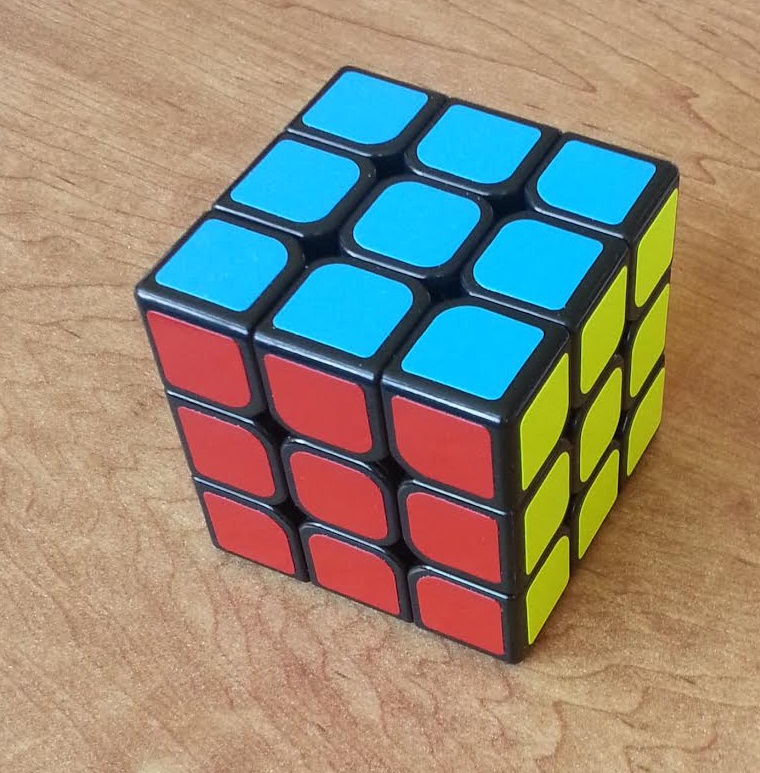
//> input picture sandbox/vanishing_points/cubesmall.jpg, 760 x 773 px
$ ./test   (built with g++ and OpenCV 4)
//> lines starting //> are read from the running program, lines starting //| are printed output that depends on the picture; after the words box and inside, x2 and y2 are one past the last pixel; in counts of white or black regions, pixels touching at a corner belong together
// Ben McMorran, CS 549 HW 5

#include "opencv2/opencv.hpp"
#include <stdio.h>
#include <vector>
#include <cmath>
#include <numeric>

using namespace cv;
using namespace std;

typedef enum {
	DISPLAY_RAW,
	DISPLAY_SOBEL,
	DISPLAY_HOUGH,
	DISPLAY_LINE,
	DISPLAY_COUNT
} DisplayMode;

// Taken from http://stackoverflow.com/questions/7446126/opencv-2d-line-intersection-helper-function/7448287#7448287
bool intersection(Point2f o1, Point2f p1, Point2f o2, Point2f p2, Point2f &r) {
    Point2f x = o2 - o1;
    Point2f d1 = p1 - o1;
    Point2f d2 = p2 - o2;

    float cross = d1.x * d2.y - d1.y * d2.x;
    if (abs(cross) < /*EPS*/1e-8)
        return false;

    double t1 = (x.x * d2.y - x.y * d2.x) / cross;
    r = o1 + d1 * t1;
    return true;
}

vector<Point> simplify(vector<Point> shape, int n) {
	vector<pair<Point, Point>> segments(shape.size());
	for (int i = 0; i < shape.size(); i++) {
		segments[i].first = shape[i];
		segments[i].second = shape[(i + 1) % shape.size()];
	}

	vector<int> indices(segments.size());
	iota(indices.begin(), indices.end(), 0);
	partial_sort(indices.begin(), indices.begin() + n, indices.end(), [&](int a, int b) -> bool {
		return norm(segments[a].first - segments[a].second) > norm(segments[b].first - segments[b].second);
	});
	sort(indices.begin(), indices.begin() + n);

	vector<Point> result(n);
	for (int i = 1; i <= n; i++) {
		pair<Point, Point> &next = segments[indices[i % n]], &prev = segments[indices[(i - 1) % n]];
		Point2f corner;
		intersection(next.first, next.second, prev.first, prev.second, corner);
		result[i % n] = corner;
	}

	return result;
}

Point findCenter(vector<Point> hexagon) {
	vector<Point2f> vanish;
	vector<Point2f> corners;
	Point2f center;

	for (int i = 0; i < 3; i++) {
		Point2f o1 = hexagon[i],
			p1 = hexagon[(i + 1) % 6],
			corner1 = hexagon[(i + 2) % 6],
			o2 = hexagon[(i + 3) % 6],
			p2 = hexagon[(i + 4) % 6],
			corner2 = hexagon[(i + 5) % 6];

		Point2f intr;
		intersection(o1, p1, o2, p2, intr);

		Point2f corner;
		if (norm(intr - corner1) < norm(intr - corner2)) {
			corner = corner1;
		} else {
			corner = corner2;
		}

		vanish.push_back(intr);
		corners.push_back(corner);
	}

	for (int i = 0; i < 3; i++) {
		int next = (i + 1) % 3;

		Point2f centerGuess;
		intersection(vanish[i], corners[i], vanish[next], corners[next], centerGuess);
		center += centerGuess;
	}

	return center / 3;
}

int main(int argc, char *argv[]) {
	namedWindow("Cube", 1);

	Mat raw = imread("cubesmall.jpg");
//> raw is the input picture: 773 rows x 760 cols, CV_8UC3; mean B, G, R 118.7, 136.5, 146.6
	imshow("Cube", raw); waitKey(-1);

	Mat edges;
	cvtColor(raw, edges, CV_BGR2GRAY);
	GaussianBlur(edges, edges, Size(), 1.2);
	Canny(edges, edges, 100, 200);
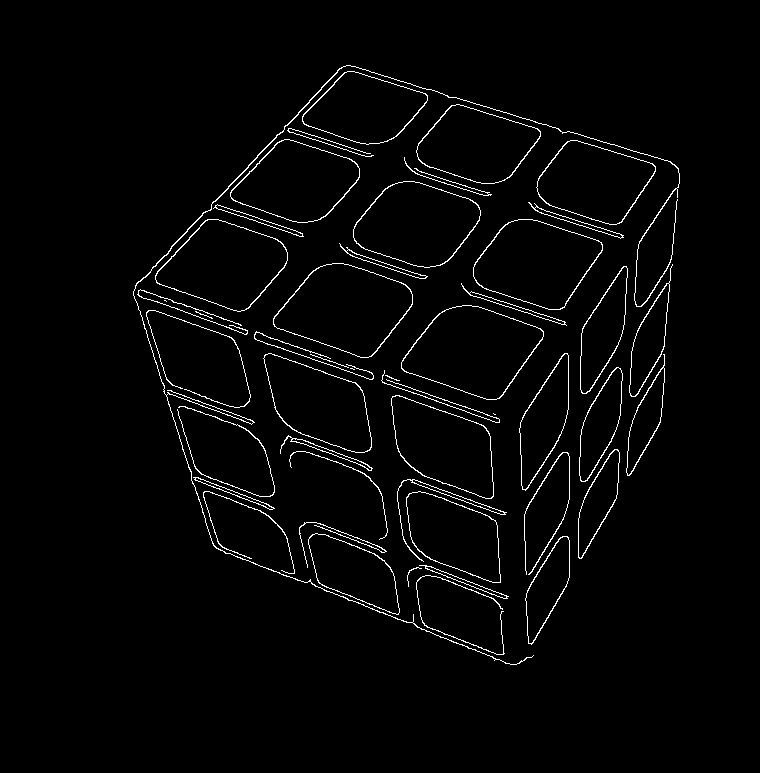
//> edges: 773 rows x 760 cols, CV_8UC1; 2.3% white in thin lines or dots, all inside (x1, y1, x2, y2) = (133, 65, 680, 665)
	imshow("Cube", edges); waitKey(-1);

	vector<Point> edgePoints, hullPoints, approx;
	findNonZero(edges, edgePoints);
//> edgePoints = 13746 Points (x, y), first 12: [346, 65], [347, 65], [348, 65], [349, 65], [350, 65], [343, 66], [344, 66], [345, 66], [351, 66], [352, 66], [353, 66], [354, 66]
	convexHull(edgePoints, hullPoints);
//> hullPoints = contour of 37 points, box (x1, y1, x2, y2) (133, 65, 680, 665), area 228906
	approxPolyDP(hullPoints, approx, 10, true);
//> approx = 7 Points (x, y): [678, 168], [660, 422], [531, 657], [494, 660], [213, 545], [133, 291], [339, 68]
	vector<Point> hex = simplify(approx, 6);
//> in simplify, `vector<pair<Point, Point>> segments(shape.size());`: segments = 7 items
//> the loop in simplify, `for (int i = 0; i < shape.size(); i++)` made 7 passes
//> in simplify, `iota(indices.begin(), indices.end(), 0);`: indices = [0, 1, 2, 3, 4, 5, 6]
//> in simplify, `partial_sort(indices.begin(), indices.begin() + n, indices.end(), [&](..`: indices = [6, 3, 5, 1, 4, 0, 2]
//> in simplify, `sort(indices.begin(), indices.begin() + n);`: indices = [0, 1, 3, 4, 5, 6, 2]
//> the loop in simplify, `for (int i = 1; i <= n; i++)` made 6 passes
//> (x in intersection, d1 in intersection, d2 in intersection, cross in intersection, t1 in intersection, corner) on passes 1 to 6: (Point(18, -254), Point(-129, 235), Point(-18, 254), -28536, 0, Point(660, 422)), (Point(166, -238), Point(-281, -115), Point(-129, 235), -80870, -0.103, Point(522.9, 671.8)), (Point(281, 115), Point(-80, -254), Point(-281, -115), -62174, 0, Point(213, 545)), (Point(80, 254), Point(206, -223), Point(-80, -254), -70164, 0, Point(133, 291)), (Point(-206, 223), Point(339, 100), Point(206, -223), -96197, 0, Point(339, 68)), (Point(-339, -100), Point(-18, 254), Point(339, 100), -87906, 0, Point(678, 168))
//> hex = 6 Points (x, y): [678, 168], [660, 422], [523, 672], [213, 545], [133, 291], [339, 68]

	Mat vanish = raw.clone();
	for (int i = 0; i < 6; i++) {
		line(vanish, hex[i], hex[(i + 1) % 6], Scalar(0, 0, 255), 2, LINE_AA);
	}
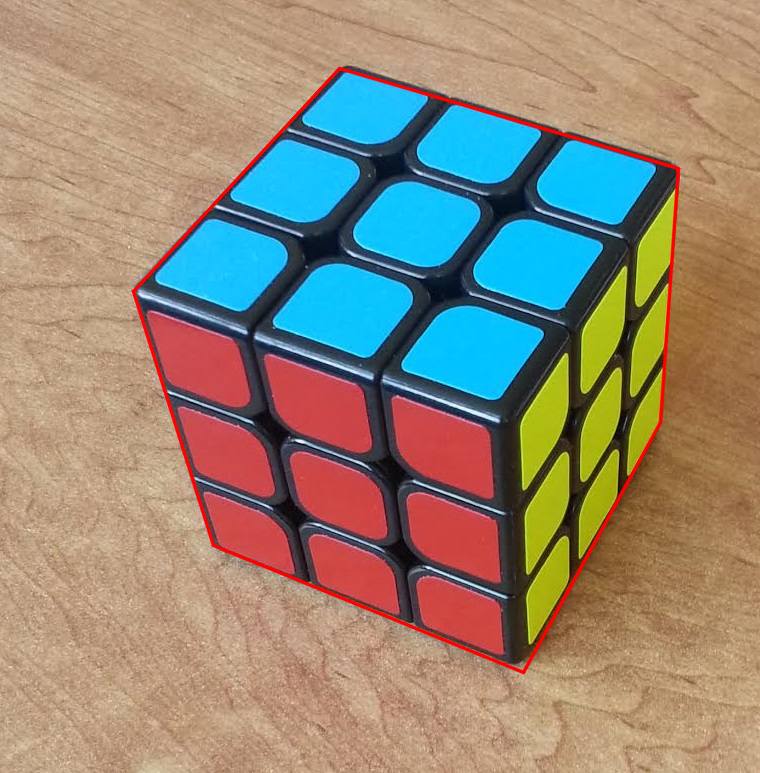
//> vanish: 773 rows x 760 cols, CV_8UC3; 1.44% of pixels changed, all inside (x1, y1, x2, y2) = (131, 66, 681, 675)
	imshow("Cube", vanish); waitKey(-1);

	Point centf = findCenter(hex);
//> the loop in findCenter, `for (int i = 0; i < 3; i++)` made 3 passes
//> (o1, p1, o2, p2, corner2, x in intersection, d1 in intersection, d2 in intersection) on passes 1, 3: (Point(678, 168), Point(660, 422), Point(213, 545), Point(133, 291), Point(339, 68), Point(-465, 377), Point(-18, 254), Point(-80, -254)), (Point(523, 672), Point(213, 545), Point(339, 68), Point(678, 168), Point(660, 422), Point(-184, -604), Point(-310, -127), Point(339, 100))
//> (o1, p1, corner1, o2, p2, x in intersection, d1 in intersection, d2 in intersection) on pass 2: (Point(660, 422), Point(523, 672), Point(213, 545), Point(133, 291), Point(339, 68), Point(-527, -131), Point(-137, 250), Point(206, -223))
//> the loop in findCenter, `for (int i = 0; i < 3; i++)` made 3 passes
//> (x in intersection, d1 in intersection, d2 in intersection, cross in intersection, t1 in intersection, centerGuess, center) on passes 2 to 3: (Point(-5875.1, 10.91), Point(-927, 1470.5), Point(4403, 1582.6), -7941808.5, 1.18, Point(514.1, 428), Point(1025.7, 859.9)), (Point(4840.8, 2972.6), Point(4403, 1582.6), Point(-47.78, -1009), -4366854.5, 1.09, Point(511.4, 427), Point(1537.1, 1286.9))
//> (x in intersection, d1 in intersection, d2 in intersection, cross in intersection, t1 in intersection, center) on pass 1: (Point(1034.2, -2983.5), Point(-47.78, -1009), Point(-927, 1470.5), -1005601.1, 1.24, Point(511.6, 431.9))
//> centf = Point(512, 429)
	for (int i = 0; i < 6; i += 2) {
		line(vanish, hex[i], centf, Scalar(0, 255, 0), 2, LINE_AA);
	}
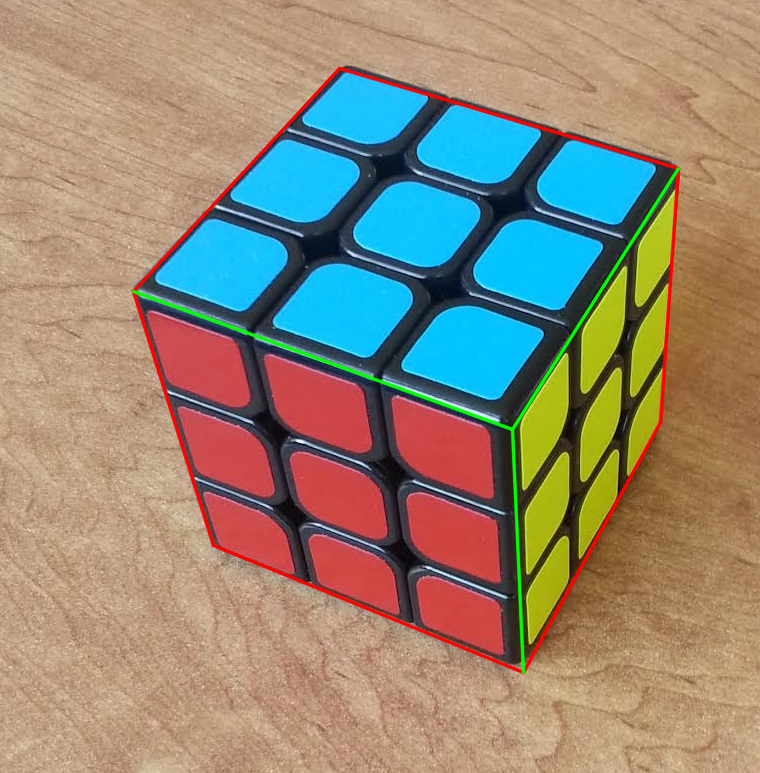
//> vanish: 773 rows x 760 cols, CV_8UC3; 0.78% of pixels changed, all inside (x1, y1, x2, y2) = (131, 166, 681, 675)
	imshow("Cube", vanish); waitKey(-1);

	int size = 256;
	Mat faces(size, size * 3, CV_8UC3);
	Mat cleanFaces(size, size * 3, CV_8UC3);
	for (int i = 0; i < 6; i += 2) {
		Point2f src[] = { hex[i], hex[i + 1], hex[(i + 2) % 6], centf };
		Point2f dst[] = { Point(0, 0), Point(0, size), Point(size, size), Point(size, 0) };
		Mat m = getPerspectiveTransform(src, dst);

		Mat face;
		warpPerspective(raw, face, m, Size(size, size));
		face.copyTo(faces(Rect(i * size / 2, 0, size, size)));

		for (int x = 0; x < 3; x++) {
			for (int y = 0; y < 3; y++) {
				Rect roi(x * size / 3 + size / 9, y * size / 3 + size / 9, size / 9, size / 9);
				Mat cell = face(roi);
				Scalar color = mean(cell);

				cleanFaces(Rect(i * size / 2 + x * size / 3, y * size / 3, size / 3, size / 3)) = color;
			}
		}
	}
//> this loop made 3 passes
//> pass 1, `warpPerspective(raw, face, m, Size(size, size));`:
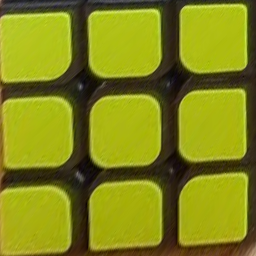
//> face: 256 rows x 256 cols, CV_8UC3; mean B, G, R 24.2, 135.1, 131
//> after the loop:
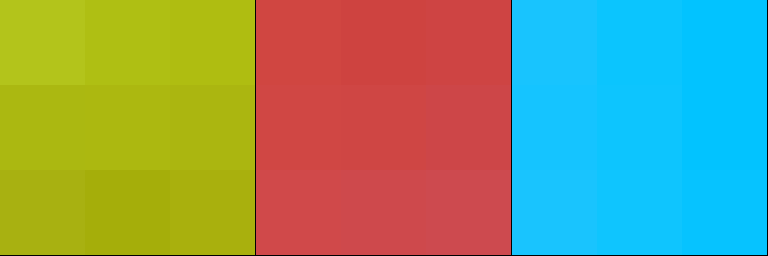
//> cleanFaces: 256 rows x 768 cols, CV_8UC3; mean B, G, R 113, 148.9, 129.5

	imshow("Cube", faces); waitKey(-1);
	imshow("Cube", cleanFaces); waitKey(-1);

	{
		for (int i = 0; i < 6; i += 2) {
			Mat arrow = imread("arrow.jpg");
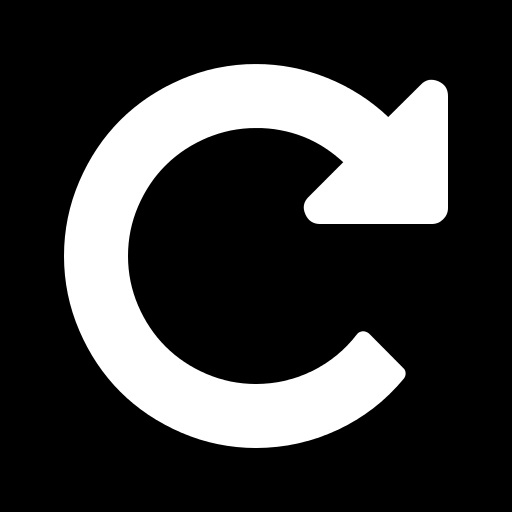
//> input picture sandbox/vanishing_points/arrow.jpg, 512 x 512 px
//> arrow is the input picture: 512 rows x 512 cols, CV_8UC3; min 0, max 255, mean 61
			Point2f src[] = { hex[i], hex[i + 1], hex[(i + 2) % 6], centf };
//> src = 4 Points (x, y): [678, 168], [660, 422], [523, 672], [512, 429]
			Point2f dst[] = { Point(0, 0), Point(0, 512), Point(512, 512), Point(512, 0) };
			Mat m = getPerspectiveTransform(dst, src);
//> m = [[-0.484, 0.221, 678], [0.376, 0.66, 168], [-0.000311, 0.000388, 1]]

			Mat arrowTrans;
			warpPerspective(arrow, arrowTrans, m, raw.size());
			add(raw, arrowTrans, raw);
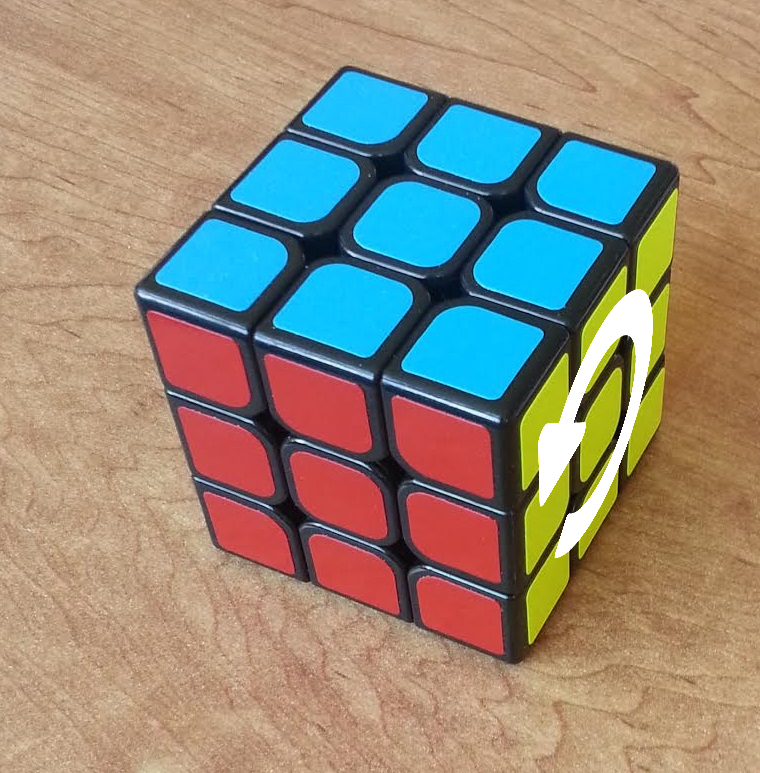
//> raw: 773 rows x 760 cols, CV_8UC3; 1.64% of pixels changed, all inside (x1, y1, x2, y2) = (538, 285, 654, 561)
		}

		imshow("Cube", raw);
		waitKey(-1);
	}
}
